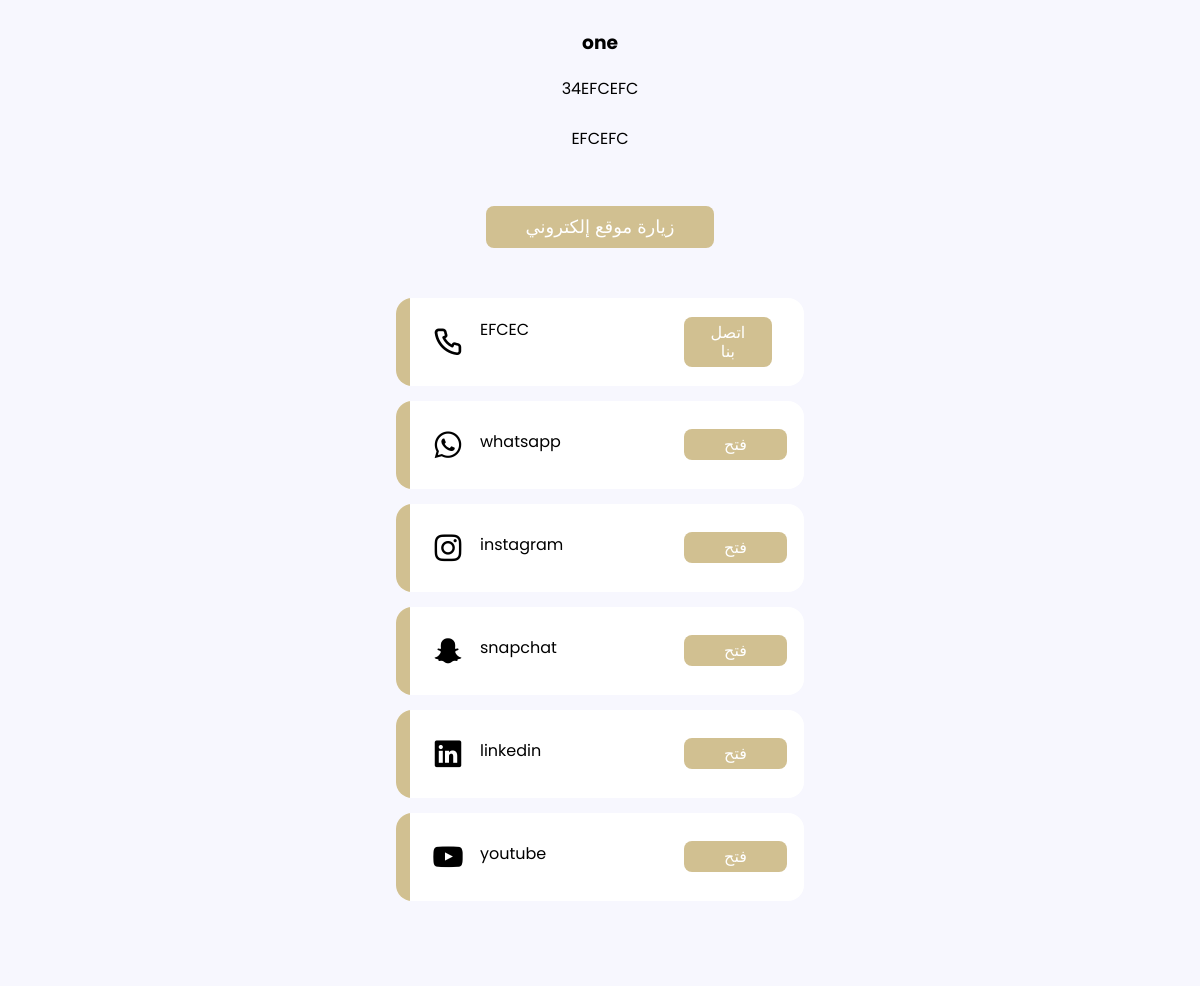
Screenshot of /one/SocialMediaLinks with the database file from the repository.
### webs/models.py (models this page shows, shortened)
class WEB(models.Model):
    created_at = models.DateTimeField(auto_now_add=True)
    Employee_WEB = models.ForeignKey(Employee, on_delete=models.CASCADE, related_name='employee', blank=True, null=True)
    active = models.BooleanField(default=False)
    slug = models.CharField(max_length=50, unique=True, blank=True, null=True)
    FaviconIco= models.FileField(upload_to = "files/images/WEB/FaviconIco/%Y/%m/%d/",blank=True, null=True)
    logo = models.FileField(upload_to = "files/images/WEB/logo/%Y/%m/%d/",blank=True, null=True)
    keywords= models.CharField(max_length = 300,blank=True, null=True)
    pixal_id= models.CharField(max_length=500,blank=True, null=True)
    Title = models.CharField(max_length=100,blank=True, null=True)
    Title_logo = models.FileField(upload_to = "files/images/WEB/Title_logo/%Y/%m/%d/",blank=True, null=True)
    silderImage = models.FileField(upload_to = "files/images/WEB/silderImage/%Y/%m/%d/",blank=True, null=True)
    info = models.CharField(max_length = 300 ,blank=True, null=True)
    Description= models.CharField(max_length = 300 ,blank=True, null=True)
    PHONE = models.CharField(max_length = 300 ,blank=True, null=True)
    Whatsapp= models.CharField(max_length=500,blank=True, null=True)
    linkedinlinke= models.CharField(max_length=500,blank=True, null=True)
    snapchat= models.CharField(max_length=500,blank=True, null=True)
    instagramlinke= models.CharField(max_length=500,blank=True, null=True)
    Twitterlinke= models.CharField(max_length=500,blank=True, null=True)
    facebooklinke= models.CharField(max_length=500,blank=True, null=True)
    OpeningHours= models.CharField(max_length=500,blank=True, null=True)
    Address= models.CharField(max_length=500,blank=True, null=True)
    Map_Address= models.CharField(max_length=500,blank=True, null=True)
    callـcountryـcode= models.IntegerField(blank=True, null=True)
    currencyـname=models.CharField(max_length = 300 ,blank=True, null=True)
    settings_password= models.CharField(max_length = 300 ,blank=True, null=True)
    Appointment_password= models.CharField(max_length = 300 ,blank=True, null=True)
    Report_password= models.CharField(max_length = 300 ,blank=True, null=True)

class Link(models.Model):
      web=models.ForeignKey(WEB,on_delete=models.CASCADE, related_name='link', blank=True, null=True)
      info = models.CharField(max_length = 500 ,blank=True, null=True)
      hour= models.CharField(max_length = 300 ,blank=True, null=True)
      weblinke = models.CharField(max_length = 300 ,blank=True, null=True)
      PHONElinke  = models.CharField(max_length = 300 ,blank=True, null=True)
      Whatsapplinke= models.CharField(max_length=500,blank=True, null=True)
      linkedinlinke= models.CharField(max_length=500,blank=True, null=True)
      snapchatlinke= models.CharField(max_length=500,blank=True, null=True)
      instagramlinke= models.CharField(max_length=500,blank=True, null=True)
      Twitterlinke= models.CharField(max_length=500,blank=True, null=True)
      facebooklinke= models.CharField(max_length=500,blank=True, null=True)
      youtubelinke= models.CharField(max_length=500,blank=True, null=True)

### webs/views/Links.py (the view)
def view_links(request, web_slug):
    try:
       web = get_object_or_404(WEB, slug=web_slug, active=True)
       links = Link.objects.filter(web=web)
    except:
        return render(request, 'error.html', {'message': 'The requested service could not be found.'})
    current_datetime = timezone.now()
    PIXEL = pixel.objects.filter(web=web, date=current_datetime.date()).first()
    print('pixel', PIXEL)
    if PIXEL is not None:
            if PIXEL.views_Link_page is None:
                PIXEL.views_Link_page = 0
            PIXEL.views_Link_page += 1
            PIXEL.save()
    else:
            PIXEL = pixel.objects.create(web=web, date=current_datetime.date(), views_Link_page=1)
    context = {
        'web': web,
        'links': links
    }
    return render(request, 'link.html', context)

### templates/link.html (shortened to what this page needs)
<!DOCTYPE html>
<html lang="en" >
<head>
</head>
<body translate="no">
<link rel="stylesheet"href="https://unicons.iconscout.com/release/v4.0.0/css/line.css"  />
<section>
<div style="width:100%; height: 50 px; text-align: center; margin-top: 20px; margin-bottom:30px;">
<h3>{{web.Title}}</h3>
{% for link in links %}
{% if link.info %}
<div  class="info">
{{ link.info }}
</div>
  {% endif %}
<br>
  {% if link.hour %}
  <div  class="info">
{{ link.hour }}</div>
  {% endif %}
<br>
{% endfor %}
</div>
{% for link in links %}
<div class="link">
{% if link.weblinke %}
<div style="width:100%; height: 50 px; text-align: center; padding-tpo:20px; margin-bottom: 50px;">
  <a href="{{ link.weblinke }}" target="_blank">
 <button class="btn" style="  padding: 10px 40px;
  font-size: 18px;">   زيارة موقع إلكتروني</button></a>
</div>
      {% endif %}{% endfor %}
</section>
{% for link in links %}
{% if link.PHONElinke %}
<a href="tel:{{ link.PHONElinke }}"  >
<article class="card">
<span class="background"></span>
<span class="icon uil uil-phone"></span>
<span class="content">
<div style="position: relative;float: left;width:90%;">
<div style="width:70%;position: relative;float: left;"> {{ link.PHONElinke }}</div>
<div style="width:30%;position: relative;float: left;">
<a href="tel:{{ link.PHONElinke }}"  >
<button class="btn" style="  padding: 6px 21px;">  اتصل بنا </button></a></div>
</div>
</span></a>
{% endif %}
{% if link.Whatsapplinke %}
<a href="https://wa.me/{{ link.Whatsapplinke }}"  target="_blank">
<article class="card">
<span class="background"></span>
<span class="icon uil uil-whatsapp"></span>
<span class="content">
<div style="position: relative;float: left;width:90%;">
<div style="width:70%;position: relative;float: left;"> whatsapp</div>
<div style="width:30%;position: relative;float: left;">
<a href="https://wa.me/{{ link.Whatsapplinke }}"  target="_blank">
<button class="btn">فتح</button></a></div>
</div>
</span>
</article></a>
{% endif %}
{% if link.instagramlinke %}
<a href="{{ link.instagramlinke }}"target="_blank">
<article class="card">
<span class="background" > </span>
<span class="icon uil uil-instagram"></span>
<span class="content">
<div style="position: relative;float: left;width:90%;">
<div style="width:70%;position: relative;float: left;"> instagram</div>
<div style="width:30%;position: relative;float: left;">
<a href="{{ link.instagramlinke }}"target="_blank">
<button class="btn">فتح</button></a></div>
</div>
</span>
</article></a>
{% endif %}
{% if link.snapchatlinke %}
<a href="{{ link.snapchatlinke }}"  target="_blank">
<article class="card">
<span class="background"></span>
<span class="icon uil uil-snapchat-ghost"></span>
<span class="content">
<div style="position: relative;float: left;width:90%;">
<div style="width:70%;position: relative;float: left;"> snapchat</div>
<div style="width:30%;position: relative;float: left;">
<a href="{{ link.snapchatlinke }}"  target="_blank">
<button class="btn">فتح</button></div></a>
{% endif %}
{% if link.linkedinlinke %}
<a href="{{ link.linkedinlinke }}"   target="_blank">
<article class="card">
<span class="background"></span>
<span class="icon uil uil-linkedin"></span>
<span class="content">
<div style="position: relative;float: left;width:90%;">
<div style="width:70%;position: relative;float: left;"> linkedin</div>
<div style="width:30%;position: relative;float: left;">
<a href="{{ link.linkedinlinke }}"   target="_blank">
<button class="btn">فتح</button> </a></div>
</div>
</span>
</article> </a>
{% endif %}
{% if link.youtubelinke %}
<a href="{{ link.youtubelinke }}"   target="_blank">
<article class="card">
<span class="background"></span>
<span class="icon uil uil-youtube"></span>
<span class="content">
<div style="position: relative;float: left;width:90%;">
<div style="width:70%;position: relative;float: left;"> youtube</div>
<div style="width:30%;position: relative;float: left;">
<a href="{{ link.youtubelinke }}"   target="_blank">
<button class="btn">فتح</button></a></div>
</div>
</span>
</article></a>
{% endif %}
<br><br>
{% endfor %}
<article style="  width:100%;
  height: 20px; background-color:  #f7f7fe;;">
</article>
</body>
</html>

### templates/link.html (style rules this page uses)
* { box-sizing: border-box; }
html, body { height: 100%; }
a { color: black; text-decoration: none; }
body { display: grid; place-items: center; font-family: Poppins; background: #f7f7fe; }
article { position: relative; overflow: hidden; transform: translateZ(0); display: flex; align-items: center; width: 25.5rem; height: 5.5rem; padding-left: 5.25rem; border-radius: 1rem; background: #ffffff; cursor: pointer; margin-bottom: 15px; }
.background { position: absolute; z-index: 1; top: 50%; left: -230px; transform: translate(-3.5rem, -50%); width: 300px; height: 300px; background: #d1c091; transition: 0.3s all; }
.icon { position: absolute; top: 50%; left: 1.5rem; z-index: 2; transform: translate(0.75rem, -50%); font-size: 2rem; transition: 0.3s all; }
.content { width: 100%; font-size: 1.25rem; }
.btn { border: none; color: white; padding: 6px 40px; font-size: 16px; cursor: pointer; background-color: #d1c091; border-radius:8px ; margin: auto; }
.info { text-align: center;width:50%; margin: auto; }

### rows the page displays
WEB: Title "one"
Link: info "34EFCEFC", hour "EFCEFC", PHONElinke "EFCEC"
